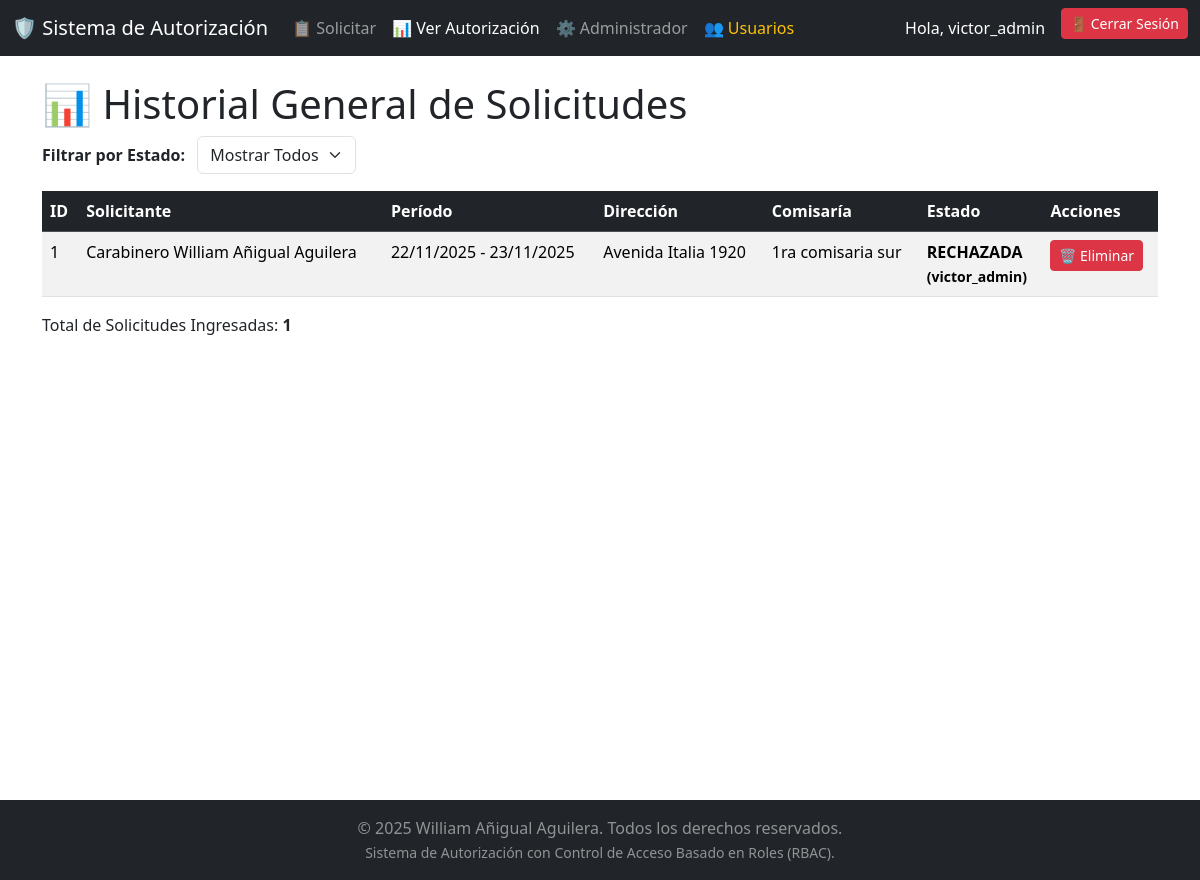
/solicitudes (signed in), run on the app's committed database.
### app.py (models this page shows, shortened)
class Usuario(UserMixin, db.Model):
    id = db.Column(db.Integer, primary_key=True)
    username = db.Column(db.String(80), unique=True, nullable=False)
    password_hash = db.Column(db.String(128))
    rol = db.Column(db.String(80), nullable=False)

class SolicitudDB(db.Model):
    id = db.Column(db.Integer, primary_key=True)
    solicitante = db.Column(db.String(100), nullable=False)
    fecha_inicio_str = db.Column(db.String(10), nullable=False) # Formato YYYY-MM-DD
    fecha_fin_str = db.Column(db.String(10), nullable=False)
    direccion = db.Column(db.String(200))
    comisaria_cercana = db.Column(db.String(100))
    contacto = db.Column(db.String(50))
    estado = db.Column(db.String(15), default="PENDIENTE")
    autorizador = db.Column(db.String(80), nullable=True)
    def get_fecha_inicio(self):
        return datetime.strptime(self.fecha_inicio_str, '%Y-%m-%d').strftime('%d/%m/%Y')
    def get_fecha_fin(self):
        return datetime.strptime(self.fecha_fin_str, '%Y-%m-%d').strftime('%d/%m/%Y')

### app.py (the view)
@app.route('/solicitudes')
def lista_general_solicitudes():
    solicitudes = SolicitudDB.query.all()
    return render_template('principal.html', solicitudes=solicitudes, current_user=current_user)

### app.py (called while the page is built)
@login_manager.user_loader
def load_user(user_id):
    return Usuario.query.get(int(user_id))

### templates/principal.html (shortened to what this page needs)
<!DOCTYPE html>
<html lang="es">
<head>
    <link href="https://cdn.jsdelivr.net/npm/bootstrap@5.3.3/dist/css/bootstrap.min.css"
          rel="stylesheet">
    <link rel="stylesheet" href="{{ url_for('static', filename='styles.css') }}">
</head>
<body>
    <div class="wrapper">
        <nav class="navbar navbar-expand-lg navbar-dark bg-dark">
            <div class="container-fluid">
                <a class="navbar-brand" href="/solicitudes">🛡️ Sistema de Autorización</a>
                <div class="collapse navbar-collapse" id="navbarNav">
                    <ul class="navbar-nav me-auto mb-2 mb-lg-0">
                        <li class="nav-item"><a class="nav-link" href="/">📋 Solicitar</a></li>
                        <li class="nav-item"><a class="nav-link active" href="/solicitudes">📊 Ver Autorización</a></li>
                        {% if current_user.is_authenticated and current_user.rol == 'Administrador' %}
                        <li class="nav-item"><a class="nav-link" href="/admin">⚙️ Administrador</a></li>
                        <li class="nav-item"><a class="nav-link text-warning" href="/gestionar_usuarios">👥 Usuarios</a></li>
                        {% endif %}
                    </ul>
                    <ul class="navbar-nav">
                        {% if current_user.is_authenticated %}
                        <li class="nav-item"><span class="nav-link text-white">Hola, {{ current_user.username }}</span></li>
                        <li class="nav-item"><a class="btn btn-danger btn-sm ms-2" href="/logout">🚪 Cerrar Sesión</a></li>
                        {% else %}
                        <li class="nav-item"><a class="btn btn-success btn-sm" href="/login">🔑 Iniciar Sesión</a></li>
                        {% endif %}
                    </ul>
                </div>
            </div>
        </nav>
        <div class="content container py-4">
            <h1>📊 Historial General de Solicitudes</h1>
            <div class="controls mb-3">
                <label for="filterStatus" class="form-label fw-bold me-2">Filtrar por Estado:</label>
                <select id="filterStatus" onchange="filterTable()" class="form-select d-inline-block w-auto">
                    <option value="ALL">Mostrar Todos</option>
                </select>
            </div>
            <div class="table-responsive">
                <table id="solicitudesTable" class="table table-striped table-hover">
                    <thead class="table-dark">
                        <tr>
                            <th onclick="sortTable(0)">ID</th>
                            <th onclick="sortTable(1)">Solicitante</th>
                            <th onclick="sortTable(2)">Período</th>
                            <th onclick="sortTable(3)">Dirección</th>
                            <th onclick="sortTable(4)">Comisaría</th>
                            <th onclick="sortTable(5)">Estado</th>
                            {% if current_user.is_authenticated and current_user.rol == 'Administrador' %}
                            <th>Acciones</th>
                            {% endif %}
                        </tr>
                    </thead>
                    <tbody>
                        {% for sol in solicitudes %}
                        <tr data-status="{{ sol.estado }}">
                            <td>{{ sol.id }}</td>
                            <td>{{ sol.solicitante }}</td>
                            <td>{{ sol.get_fecha_inicio() }} - {{ sol.get_fecha_fin() }}</td>
                            <td>{{ sol.direccion }}</td>
                            <td>{{ sol.comisaria_cercana }}</td>
                            <td class="estado-{{ sol.estado }}">
                                {{ sol.estado }}
                                {% if sol.autorizador %}
                                    <br><small>({{ sol.autorizador }})</small>
                                {% endif %}
                            </td>
                            {% if current_user.is_authenticated and current_user.rol == 'Administrador' %}
                            <td>
                                <form method="POST" action="{{ url_for('eliminar_solicitud', id=sol.id) }}" class="d-inline">
                                    <button type="submit"
                                            onclick="return confirm('¿Estás seguro de que quieres eliminar la solicitud ID {{ sol.id }}? Esta acción es irreversible.');"
                                            class="btn btn-sm btn-danger">
                                        🗑️ Eliminar
                                    </button>
                                </form>
                            </td>
                            {% endif %}
                        </tr>
                        {% endfor %}
                    </tbody>
                </table>
            </div>
            <p>Total de Solicitudes Ingresadas: <strong>{{ solicitudes | length }}</strong></p>
        </div>
    </div> {% include 'footer.html' %}
</body>
</html>

### static/styles.css (style rules this page uses)
html, body { height: 100%; margin: 0; }
.wrapper { min-height: 100vh; display: flex; flex-direction: column; }
.content { flex-grow: 1; }

### templates/principal.html (style rules this page uses)
.estado-RECHAZADA { color: red; font-weight: bold; }

### data on the page
Usuario: username "victor_admin"
SolicitudDB: id "1", solicitante "Carabinero William Añigual Aguilera", get_fecha_inicio "22/11/2025", get_fecha_fin "23/11/2025", direccion "Avenida Italia 1920", comisaria_cercana "1ra comisaria sur", estado "RECHAZADA", autorizador "victor_admin"

### other printed values
{{ solicitudes | length }} "1"
